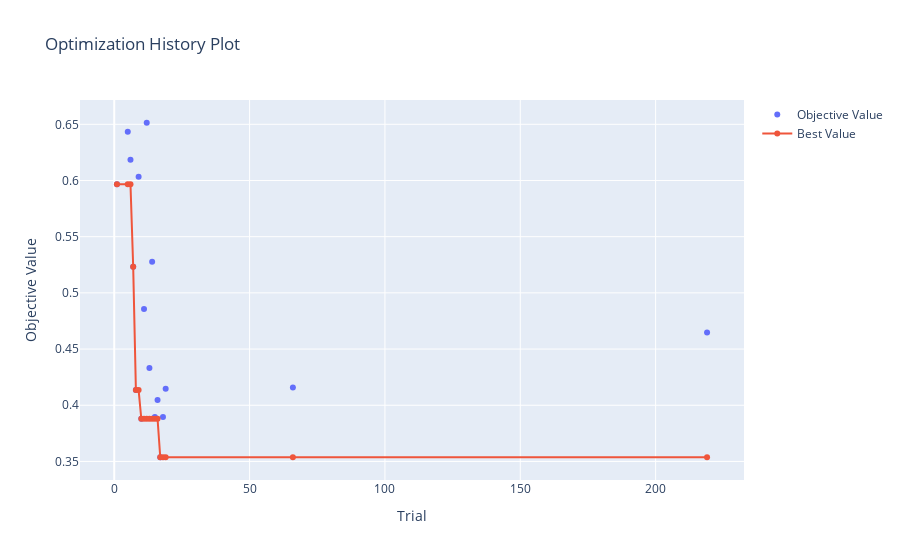

The notebook cell this image was saved under:
### Code cell
plot_optimization_history(study)

### Figure 1 — Plotly figure (JSON) as saved in the notebook; plotly's stock layout.template omitted (floating-point values rounded to 4 significant figures)
{"data": [{"mode": "markers", "name": "Objective Value", "type": "scatter", "x": [1, 5, 6, 7, 8, 9, 10, 11, 12, 13, 14, 15, 16, 17, 18, 19, 66, 219], "y": [0.5967, 0.6434, 0.6185, 0.5233, 0.4135, 0.6034, 0.388, 0.4855, 0.6514, 0.4332, 0.5277, 0.3895, 0.4047, 0.3537, 0.3895, 0.4147, 0.4157, 0.4648]}, {"name": "Best Value", "type": "scatter", "x": [1, 5, 6, 7, 8, 9, 10, 11, 12, 13, 14, 15, 16, 17, 18, 19, 66, 219], "y": [0.5967, 0.5967, 0.5967, 0.5233, 0.4135, 0.4135, 0.388, 0.388, 0.388, 0.388, 0.388, 0.388, 0.388, 0.3537, 0.3537, 0.3537, 0.3537, 0.3537]}], "layout": {"title": {"text": "Optimization History Plot"}, "xaxis": {"title": {"text": "Trial"}}, "yaxis": {"title": {"text": "Objective Value"}}}}
